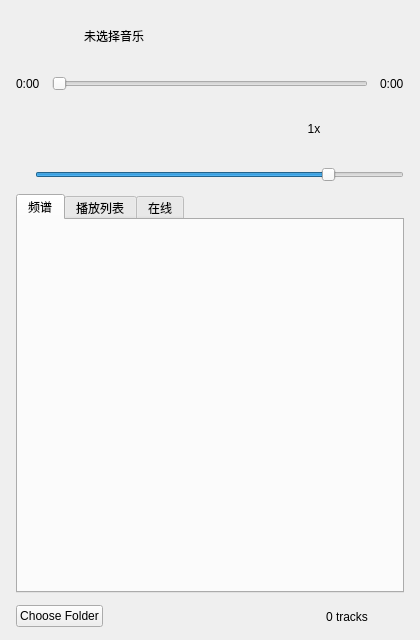
<?xml version="1.0" encoding="UTF-8"?>
<ui version="4.0">
 <class>AudiomaticPlayerWidget</class>
 <widget class="QWidget" name="AudiomaticPlayerWidget">
  <property name="geometry">
   <rect>
    <x>0</x>
    <y>0</y>
    <width>420</width>
    <height>640</height>
   </rect>
  </property>
  <property name="windowTitle">
   <string>AudiomaticPlayerWidget</string>
  </property>
  <layout class="QVBoxLayout" name="rootLayout">
   <property name="spacing">
    <number>12</number>
   </property>
   <property name="leftMargin">
    <number>16</number>
   </property>
   <property name="topMargin">
    <number>8</number>
   </property>
   <property name="rightMargin">
    <number>16</number>
   </property>
   <property name="bottomMargin">
    <number>12</number>
   </property>
   <item>
    <layout class="QHBoxLayout" name="headerLayout">
     <property name="spacing">
      <number>12</number>
     </property>
     <item>
      <widget class="QLabel" name="labelCover">
       <property name="minimumSize">
        <size>
         <width>56</width>
         <height>56</height>
        </size>
       </property>
       <property name="maximumSize">
        <size>
         <width>56</width>
         <height>56</height>
        </size>
       </property>
       <property name="text">
        <string/>
       </property>
       <property name="alignment">
        <set>Qt::AlignmentFlag::AlignCenter</set>
       </property>
      </widget>
     </item>
     <item>
      <widget class="QLabel" name="labelTitle">
       <property name="text">
        <string>未选择音乐</string>
       </property>
       <property name="wordWrap">
        <bool>true</bool>
       </property>
      </widget>
     </item>
    </layout>
   </item>
   <item>
    <layout class="QHBoxLayout" name="timelineLayout">
     <item>
      <widget class="QLabel" name="labelTimeCurrent">
       <property name="text">
        <string>0:00</string>
       </property>
      </widget>
     </item>
     <item>
      <widget class="QSlider" name="sliderPosition">
       <property name="orientation">
        <enum>Qt::Orientation::Horizontal</enum>
       </property>
       <property name="showValueTip" stdset="0">
        <bool>false</bool>
       </property>
      </widget>
     </item>
     <item>
      <widget class="QLabel" name="labelTimeTotal">
       <property name="text">
        <string>0:00</string>
       </property>
      </widget>
     </item>
    </layout>
   </item>
   <item>
    <layout class="QHBoxLayout" name="transportLayout">
     <item>
      <spacer name="transportSpacerLeft">
       <property name="orientation">
        <enum>Qt::Orientation::Horizontal</enum>
       </property>
       <property name="sizeHint" stdset="0">
        <size>
         <width>40</width>
         <height>20</height>
        </size>
       </property>
      </spacer>
     </item>
     <item>
      <widget class="QToolButton" name="btnShuffle">
       <property name="text">
        <string/>
       </property>
       <property name="checkable">
        <bool>true</bool>
       </property>
       <property name="autoRaise">
        <bool>true</bool>
       </property>
      </widget>
     </item>
     <item>
      <widget class="QToolButton" name="btnPrevious">
       <property name="text">
        <string/>
       </property>
       <property name="autoRaise">
        <bool>true</bool>
       </property>
      </widget>
     </item>
     <item>
      <widget class="QToolButton" name="btnPlayPause">
       <property name="minimumSize">
        <size>
         <width>52</width>
         <height>52</height>
        </size>
       </property>
       <property name="maximumSize">
        <size>
         <width>52</width>
         <height>52</height>
        </size>
       </property>
       <property name="text">
        <string/>
       </property>
       <property name="autoRaise">
        <bool>true</bool>
       </property>
       <property name="accent" stdset="0">
        <bool>true</bool>
       </property>
      </widget>
     </item>
     <item>
      <widget class="QToolButton" name="btnNext">
       <property name="text">
        <string/>
       </property>
       <property name="autoRaise">
        <bool>true</bool>
       </property>
      </widget>
     </item>
     <item>
      <widget class="QToolButton" name="btnRepeat">
       <property name="text">
        <string/>
       </property>
       <property name="checkable">
        <bool>true</bool>
       </property>
       <property name="autoRaise">
        <bool>true</bool>
       </property>
      </widget>
     </item>
     <item>
      <widget class="QToolButton" name="btnSpeed">
       <property name="minimumSize">
        <size>
         <width>40</width>
         <height>0</height>
        </size>
       </property>
       <property name="text">
        <string>1x</string>
       </property>
       <property name="autoRaise">
        <bool>true</bool>
       </property>
      </widget>
     </item>
     <item>
      <spacer name="transportSpacerRight">
       <property name="orientation">
        <enum>Qt::Orientation::Horizontal</enum>
       </property>
       <property name="sizeHint" stdset="0">
        <size>
         <width>40</width>
         <height>20</height>
        </size>
       </property>
      </spacer>
     </item>
    </layout>
   </item>
   <item>
    <layout class="QHBoxLayout" name="volumeLayout">
     <item>
      <widget class="QLabel" name="labelVolumeIcon">
       <property name="text">
        <string/>
       </property>
      </widget>
     </item>
     <item>
      <widget class="QSlider" name="sliderVolume">
       <property name="value">
        <number>80</number>
       </property>
       <property name="orientation">
        <enum>Qt::Orientation::Horizontal</enum>
       </property>
       <property name="showValueTip" stdset="0">
        <bool>true</bool>
       </property>
      </widget>
     </item>
    </layout>
   </item>
   <item>
    <widget class="QTabWidget" name="contentTabs">
     <property name="sizePolicy">
      <sizepolicy hsizetype="Preferred" vsizetype="Expanding">
       <horstretch>0</horstretch>
       <verstretch>1</verstretch>
      </sizepolicy>
     </property>
     <property name="minimumSize">
      <size>
       <width>0</width>
       <height>220</height>
      </size>
     </property>
     <property name="currentIndex">
      <number>0</number>
     </property>
     <widget class="QWidget" name="tabSpectrum">
      <attribute name="title">
       <string>频谱</string>
      </attribute>
      <layout class="QVBoxLayout" name="spectrumTabLayout">
       <property name="leftMargin">
        <number>2</number>
       </property>
       <property name="topMargin">
        <number>0</number>
       </property>
       <property name="rightMargin">
        <number>2</number>
       </property>
       <property name="bottomMargin">
        <number>0</number>
       </property>
       <item>
        <widget class="SpectrumWidget" name="visualizer" native="true">
         <property name="sizePolicy">
          <sizepolicy hsizetype="Preferred" vsizetype="Expanding">
           <horstretch>0</horstretch>
           <verstretch>1</verstretch>
          </sizepolicy>
         </property>
        </widget>
       </item>
      </layout>
     </widget>
     <widget class="QWidget" name="tabPlaylist">
      <attribute name="title">
       <string>播放列表</string>
      </attribute>
      <layout class="QVBoxLayout" name="playlistTabLayout">
       <property name="leftMargin">
        <number>2</number>
       </property>
       <property name="topMargin">
        <number>0</number>
       </property>
       <property name="rightMargin">
        <number>2</number>
       </property>
       <property name="bottomMargin">
        <number>0</number>
       </property>
       <item>
        <widget class="QListWidget" name="listPlaylist">
         <property name="alternatingRowColors">
          <bool>false</bool>
         </property>
         <property name="selectionMode">
          <enum>QAbstractItemView::SelectionMode::SingleSelection</enum>
         </property>
        </widget>
       </item>
      </layout>
     </widget>
     <widget class="QWidget" name="tabOnline">
      <attribute name="title">
       <string>在线</string>
      </attribute>
      <layout class="QVBoxLayout" name="onlineTabLayout">
       <property name="leftMargin">
        <number>2</number>
       </property>
       <property name="topMargin">
        <number>0</number>
       </property>
       <property name="rightMargin">
        <number>2</number>
       </property>
       <property name="bottomMargin">
        <number>0</number>
       </property>
       <item>
        <layout class="QHBoxLayout" name="onlineSearchLayout">
         <item>
          <widget class="QLineEdit" name="lineJamendoSearch">
           <property name="placeholderText">
            <string>搜索 Jamendo 免费音乐…</string>
           </property>
           <property name="clearButtonEnabled">
            <bool>true</bool>
           </property>
          </widget>
         </item>
         <item>
          <widget class="QPushButton" name="btnJamendoSearch">
           <property name="text">
            <string>搜索</string>
           </property>
          </widget>
         </item>
        </layout>
       </item>
       <item>
        <layout class="QHBoxLayout" name="onlineDiscoverLayout">
         <item>
          <widget class="QPushButton" name="btnJamendoWeekly">
           <property name="text">
            <string>本周热榜</string>
           </property>
          </widget>
         </item>
         <item>
          <widget class="QPushButton" name="btnJamendoEditorial">
           <property name="text">
            <string>编辑精选</string>
           </property>
          </widget>
         </item>
         <item>
          <widget class="QPushButton" name="btnJamendoRadios">
           <property name="text">
            <string>电台</string>
           </property>
          </widget>
         </item>
        </layout>
       </item>
       <item>
        <widget class="QLabel" name="labelJamendoHint">
         <property name="text">
          <string>Jamendo 开放音乐 · 需在设置中配置 Client ID</string>
         </property>
         <property name="wordWrap">
          <bool>true</bool>
         </property>
        </widget>
       </item>
       <item>
        <widget class="QListWidget" name="listJamendoResults">
         <property name="selectionMode">
          <enum>QAbstractItemView::SelectionMode::SingleSelection</enum>
         </property>
        </widget>
       </item>
      </layout>
     </widget>
    </widget>
   </item>
   <item>
    <layout class="QHBoxLayout" name="footerLayout">
     <item>
      <widget class="QPushButton" name="btnChooseFolder">
       <property name="text">
        <string>Choose Folder</string>
       </property>
       <property name="flat">
        <bool>false</bool>
       </property>
      </widget>
     </item>
     <item>
      <spacer name="footerSpacer">
       <property name="orientation">
        <enum>Qt::Orientation::Horizontal</enum>
       </property>
       <property name="sizeHint" stdset="0">
        <size>
         <width>40</width>
         <height>20</height>
        </size>
       </property>
      </spacer>
     </item>
     <item>
      <widget class="QLabel" name="labelTrackCount">
       <property name="text">
        <string>0 tracks</string>
       </property>
      </widget>
     </item>
     <item>
      <widget class="QToolButton" name="btnSettings">
       <property name="text">
        <string/>
       </property>
       <property name="autoRaise">
        <bool>true</bool>
       </property>
      </widget>
     </item>
    </layout>
   </item>
  </layout>
 </widget>
 <customwidgets>
  <customwidget>
   <class>SpectrumWidget</class>
   <extends>QWidget</extends>
   <header location="global">spectrumwidget.h</header>
  </customwidget>
 </customwidgets>
 <resources/>
 <connections/>
</ui>
